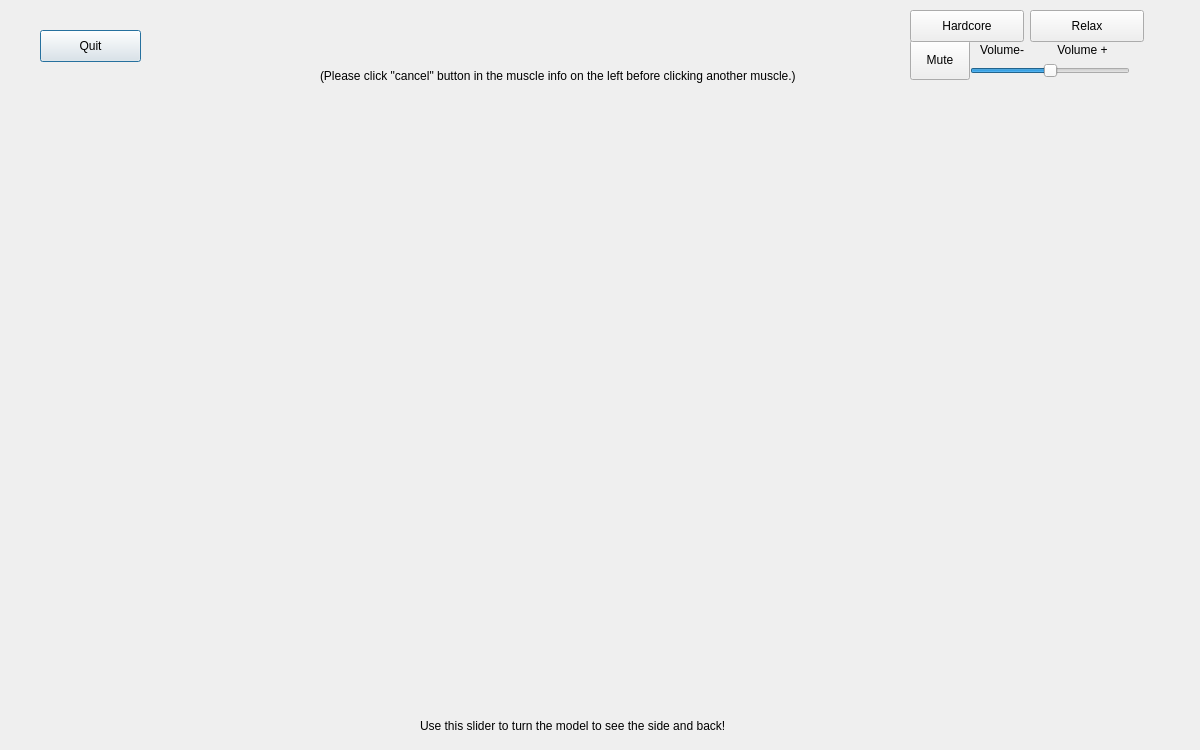
<?xml version="1.0" encoding="UTF-8"?>
<ui version="4.0">
 <class>MainPage</class>
 <widget class="QDialog" name="MainPage">
  <property name="geometry">
   <rect>
    <x>0</x>
    <y>0</y>
    <width>1200</width>
    <height>750</height>
   </rect>
  </property>
  <property name="windowTitle">
   <string>Welcome!</string>
  </property>
  <property name="autoFillBackground">
   <bool>true</bool>
  </property>
  <widget class="QLabel" name="welcomelabel">
   <property name="geometry">
    <rect>
     <x>260</x>
     <y>20</y>
     <width>61</width>
     <height>16</height>
    </rect>
   </property>
   <property name="text">
    <string>&lt;html&gt;&lt;head/&gt;&lt;body&gt;&lt;p&gt;&lt;br/&gt;&lt;/p&gt;&lt;/body&gt;&lt;/html&gt;</string>
   </property>
  </widget>
  <widget class="QLabel" name="label">
   <property name="geometry">
    <rect>
     <x>320</x>
     <y>60</y>
     <width>561</width>
     <height>31</height>
    </rect>
   </property>
   <property name="text">
    <string>(Please click &quot;cancel&quot; button in the muscle info on the left before clicking another muscle.)</string>
   </property>
  </widget>
  <widget class="QLabel" name="volumeTxt">
   <property name="geometry">
    <rect>
     <x>980</x>
     <y>40</y>
     <width>186</width>
     <height>20</height>
    </rect>
   </property>
   <property name="minimumSize">
    <size>
     <width>50</width>
     <height>20</height>
    </size>
   </property>
   <property name="text">
    <string>Volume-          Volume +</string>
   </property>
  </widget>
  <widget class="QSlider" name="sliderVolume">
   <property name="geometry">
    <rect>
     <x>970</x>
     <y>60</y>
     <width>160</width>
     <height>22</height>
    </rect>
   </property>
   <property name="value">
    <number>50</number>
   </property>
   <property name="orientation">
    <enum>Qt::Horizontal</enum>
   </property>
  </widget>
  <widget class="QLabel" name="label_2">
   <property name="geometry">
    <rect>
     <x>420</x>
     <y>710</y>
     <width>361</width>
     <height>31</height>
    </rect>
   </property>
   <property name="text">
    <string>Use this slider to turn the model to see the side and back!</string>
   </property>
  </widget>
  <widget class="QPushButton" name="quitButton">
   <property name="geometry">
    <rect>
     <x>40</x>
     <y>30</y>
     <width>101</width>
     <height>32</height>
    </rect>
   </property>
   <property name="styleSheet">
    <string notr="true"/>
   </property>
   <property name="text">
    <string>Quit</string>
   </property>
  </widget>
  <widget class="QPushButton" name="muteButton">
   <property name="geometry">
    <rect>
     <x>910</x>
     <y>40</y>
     <width>60</width>
     <height>40</height>
    </rect>
   </property>
   <property name="styleSheet">
    <string notr="true"/>
   </property>
   <property name="text">
    <string>Mute</string>
   </property>
  </widget>
  <widget class="QPushButton" name="hardcoreStyleButton">
   <property name="geometry">
    <rect>
     <x>910</x>
     <y>10</y>
     <width>114</width>
     <height>32</height>
    </rect>
   </property>
   <property name="text">
    <string>Hardcore</string>
   </property>
  </widget>
  <widget class="QPushButton" name="relaxStyleButton">
   <property name="geometry">
    <rect>
     <x>1030</x>
     <y>10</y>
     <width>114</width>
     <height>32</height>
    </rect>
   </property>
   <property name="text">
    <string>Relax</string>
   </property>
  </widget>
 </widget>
 <resources/>
 <connections/>
</ui>
